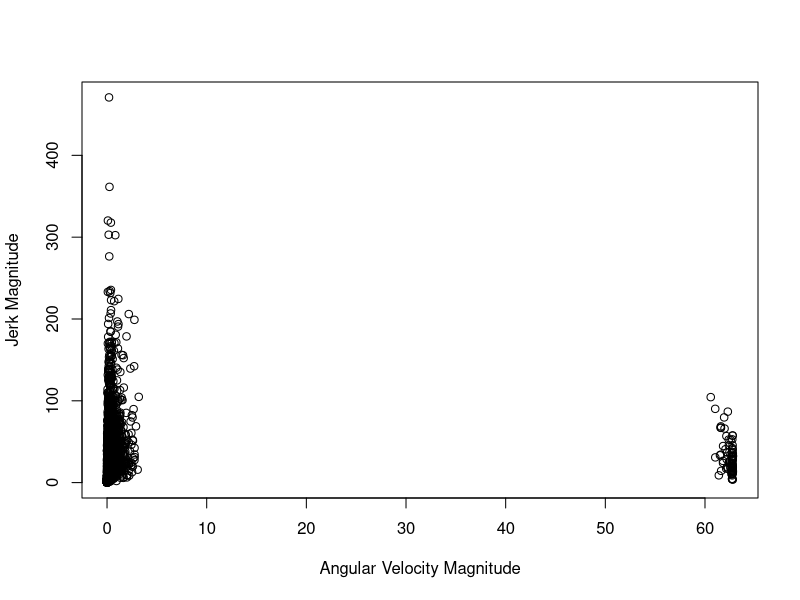
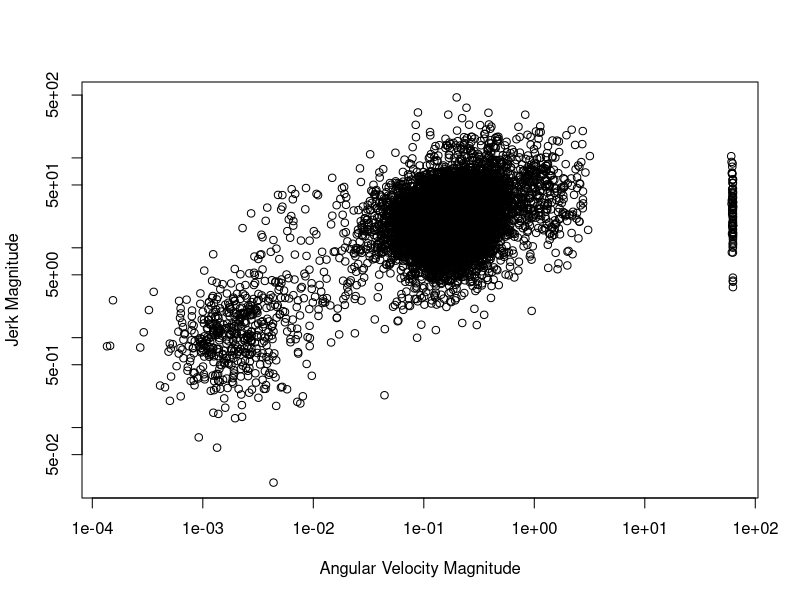
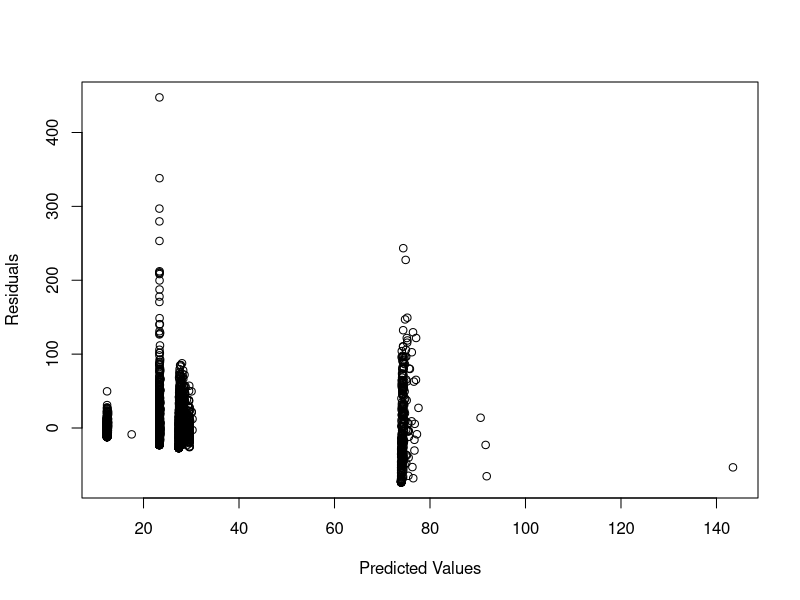
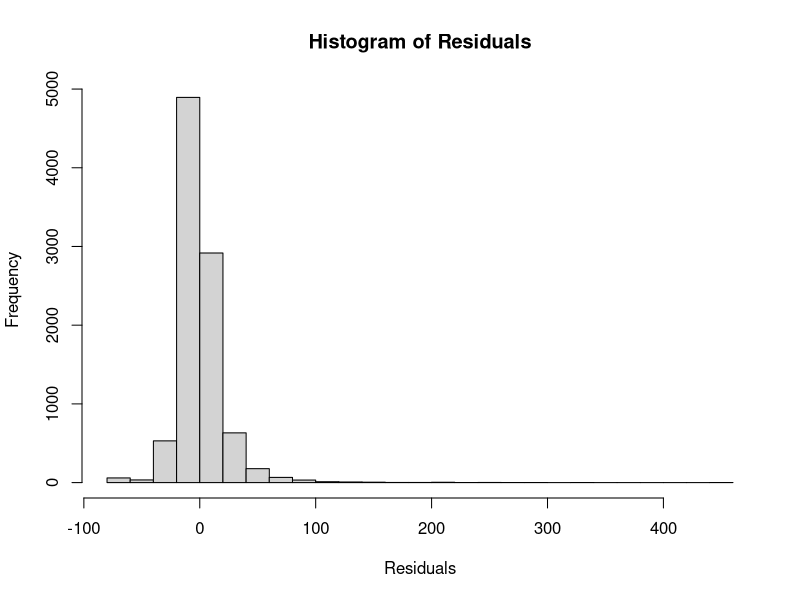

Write R code to recreate these figures, in order.
#install.packages("readr")
library(readr)

robot_data <- read_csv("robot_dataset.csv")

#Translation note:
#X = left-right, Y = forward-backward
head(robot_data, 10)
summary(robot_data)

avg_angularvmag <- mean(robot_data$angular_v_mag)
median_angularvmag <- median(robot_data$angular_v_mag)
stddev_angularvmag <- sd(robot_data$angular_v_mag)
min_angularvmag <- min(robot_data$angular_v_mag, na.rm = TRUE)
max_angularvmag <- max(robot_data$angular_v_mag, na.rm = TRUE)
range_angularvmag <- max_angularvmag-min_angularvmag

avg_jmag <- mean(robot_data$jmag)
median_jmag <- median(robot_data$jmag)
stddev_jmag <- sd(robot_data$jmag)
min_jmag <- min(robot_data$jmag, na.rm = TRUE)
max_jmag <- max(robot_data$jmag, na.rm = TRUE)
range_jmag <- max_jmag-min_jmag

data_exploration_df <- data.frame(
  Statistic = c("Mean", "Median", "Std Dev", "Min", "Max", "Range"),
  AngularVelocityMag = c(avg_angularvmag, median_angularvmag, stddev_angularvmag, min_angularvmag, max_angularvmag, range_angularvmag),
  JerkMag = c(avg_jmag, median_jmag, stddev_jmag, min_jmag, max_jmag, range_jmag)
)

plot(robot_data$angular_v_mag, robot_data$jmag, xlab = "Angular Velocity Magnitude", ylab = "Jerk Magnitude")
plot(robot_data$angular_v_mag, robot_data$jmag, xlab = "Angular Velocity Magnitude", ylab = "Jerk Magnitude", log='xy')

model <- lm((robot_data$jmag) ~ robot_data$angular_v_mag + robot_data$Environment + (robot_data$angular_v_mag * robot_data$Environment))
summary(model)
anova(model)

plot(model$fitted.values, residuals(model), xlab = "Predicted Values", ylab = "Residuals",)
Residuals <- residuals(model)
hist(Residuals, breaks = 30, xlab = "Residuals")